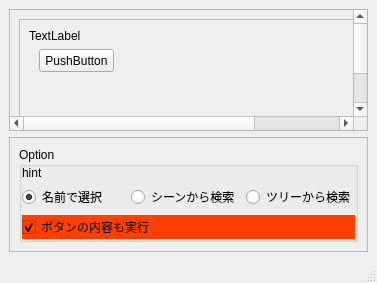
<?xml version="1.0" encoding="UTF-8"?>
<ui version="4.0">
 <class>MainWindow</class>
 <widget class="QMainWindow" name="MainWindow">
  <property name="geometry">
   <rect>
    <x>0</x>
    <y>0</y>
    <width>377</width>
    <height>283</height>
   </rect>
  </property>
  <property name="windowTitle">
   <string>MainWindow</string>
  </property>
  <widget class="QWidget" name="centralwidget">
   <layout class="QVBoxLayout" name="verticalLayout_3" stretch="1,0">
    <item>
     <widget class="QScrollArea" name="mainArea">
      <property name="widgetResizable">
       <bool>true</bool>
      </property>
      <widget class="QWidget" name="mainAreaWidgetContents">
       <property name="geometry">
        <rect>
         <x>0</x>
         <y>0</y>
         <width>468</width>
         <height>468</height>
        </rect>
       </property>
       <layout class="QVBoxLayout" name="verticalLayout">
        <item>
         <widget class="QFrame" name="frame">
          <property name="minimumSize">
           <size>
            <width>450</width>
            <height>150</height>
           </size>
          </property>
          <property name="frameShape">
           <enum>QFrame::StyledPanel</enum>
          </property>
          <property name="frameShadow">
           <enum>QFrame::Raised</enum>
          </property>
          <widget class="QLabel" name="bg_img">
           <property name="geometry">
            <rect>
             <x>10</x>
             <y>10</y>
             <width>381</width>
             <height>291</height>
            </rect>
           </property>
           <property name="text">
            <string>TextLabel</string>
           </property>
           <property name="alignment">
            <set>Qt::AlignLeading|Qt::AlignLeft|Qt::AlignTop</set>
           </property>
          </widget>
          <widget class="QPushButton" name="testBt">
           <property name="geometry">
            <rect>
             <x>20</x>
             <y>30</y>
             <width>75</width>
             <height>23</height>
            </rect>
           </property>
           <property name="text">
            <string>PushButton</string>
           </property>
          </widget>
          <zorder>bg_img</zorder>
          <zorder>testBt</zorder>
          <zorder>scrollArea</zorder>
         </widget>
        </item>
       </layout>
      </widget>
     </widget>
    </item>
    <item>
     <widget class="QScrollArea" name="scrollArea">
      <property name="minimumSize">
       <size>
        <width>0</width>
        <height>96</height>
       </size>
      </property>
      <property name="widgetResizable">
       <bool>true</bool>
      </property>
      <widget class="QWidget" name="subAreaWidgetContents">
       <property name="geometry">
        <rect>
         <x>0</x>
         <y>0</y>
         <width>357</width>
         <height>94</height>
        </rect>
       </property>
       <layout class="QVBoxLayout" name="verticalLayout_2">
        <item>
         <widget class="QGroupBox" name="selModeGb">
          <property name="title">
           <string>Option</string>
          </property>
          <layout class="QVBoxLayout" name="verticalLayout_5">
           <property name="spacing">
            <number>6</number>
           </property>
           <property name="leftMargin">
            <number>0</number>
           </property>
           <property name="topMargin">
            <number>0</number>
           </property>
           <property name="rightMargin">
            <number>0</number>
           </property>
           <property name="bottomMargin">
            <number>0</number>
           </property>
           <item>
            <widget class="QLabel" name="hint">
             <property name="maximumSize">
              <size>
               <width>16777215</width>
               <height>12</height>
              </size>
             </property>
             <property name="text">
              <string>hint</string>
             </property>
            </widget>
           </item>
           <item>
            <layout class="QHBoxLayout" name="horizontalRbLayout">
             <property name="bottomMargin">
              <number>0</number>
             </property>
             <item>
              <widget class="QRadioButton" name="nameSelRb">
               <property name="text">
                <string>名前で選択</string>
               </property>
               <property name="checked">
                <bool>true</bool>
               </property>
              </widget>
             </item>
             <item>
              <widget class="QRadioButton" name="searchSelRb">
               <property name="text">
                <string>シーンから検索</string>
               </property>
              </widget>
             </item>
             <item>
              <widget class="QRadioButton" name="searchTreeSelRb">
               <property name="text">
                <string>ツリーから検索</string>
               </property>
              </widget>
             </item>
            </layout>
           </item>
           <item>
            <widget class="QCheckBox" name="runCb">
             <property name="styleSheet">
              <string notr="true">background:rgb(255, 64, 0);
font:rgb(32, 32, 32)</string>
             </property>
             <property name="text">
              <string>ボタンの内容も実行</string>
             </property>
             <property name="checked">
              <bool>true</bool>
             </property>
            </widget>
           </item>
          </layout>
         </widget>
        </item>
       </layout>
      </widget>
     </widget>
    </item>
   </layout>
  </widget>
  <widget class="QMenuBar" name="menubar">
   <property name="geometry">
    <rect>
     <x>0</x>
     <y>0</y>
     <width>377</width>
     <height>24</height>
    </rect>
   </property>
  </widget>
  <widget class="QStatusBar" name="statusbar"/>
 </widget>
 <resources/>
 <connections/>
</ui>
